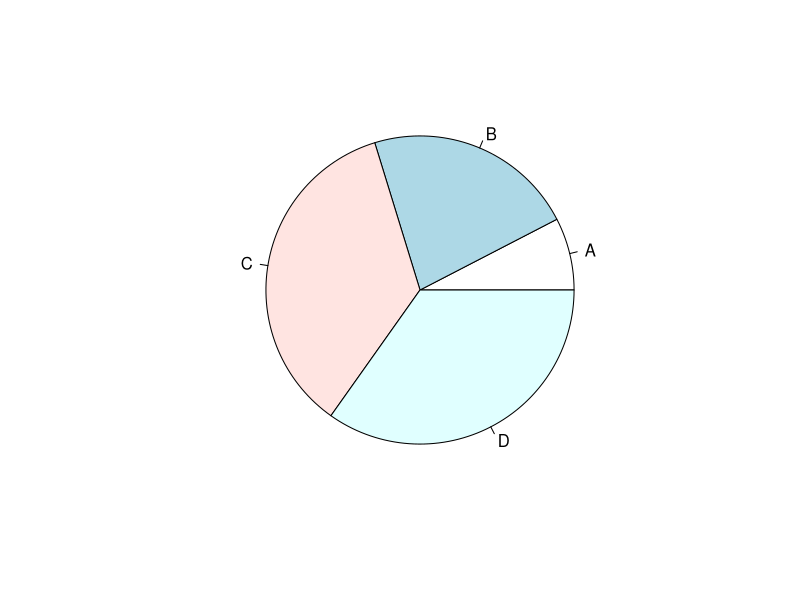

This figure's R source: (Note: this script raises an error after producing the figure.)
#Task 1
stores <- read.csv("stores 1.csv")
stores
View(stores)

print(is.data.frame(stores))
print(ncol(stores))
print(nrow(stores))

#Task 2 : Manipulate Data in CSV
#fix(stores)  #View to Show your Data

summary(stores)

#Acess Coloumn from Data

trd<-  stores$StoreName
print(trd)

store2 <- stores[c(1:4,15,5:14)]
#Extract first 10 rows
store2 <- stores[C(1:10),]
store2

store3<- stores$TotalSales * 1000
print(store3)

#Task 4 : Adding One Column
stores$TotalCost <- stores$Total_Customers * stores$TotalSales

stores$TotalCostUnit <- stores$Total_Customers * stores$TotalSales
View(stores)

#max or Min
print(max(stores$TotalCost))

#Subset
detail <- subset( stores, Location == "Kolkatta")

#From copy
Country <- c("India","China","Austria", "USA","Rawanda")

Population_1Jul_1999 <- c("1,433,783")

data1 <- data.frame(Country, Population_1Jul_1999)
data1

details <- subset(data1, TotalSales=max(TotalSales));

write.csv(data1,"./Test.csv")
print("csv import successful")

#Task 4: Visualization
#pie(x, Labels, Radius, Main, col, Clockwise)

x<- c(12,35,56,55)
labels <- c("A","B","C","D")
pie(x, labels)

pie(x,labels,main= "Marks of the student", col= rainbox(length(x)))




